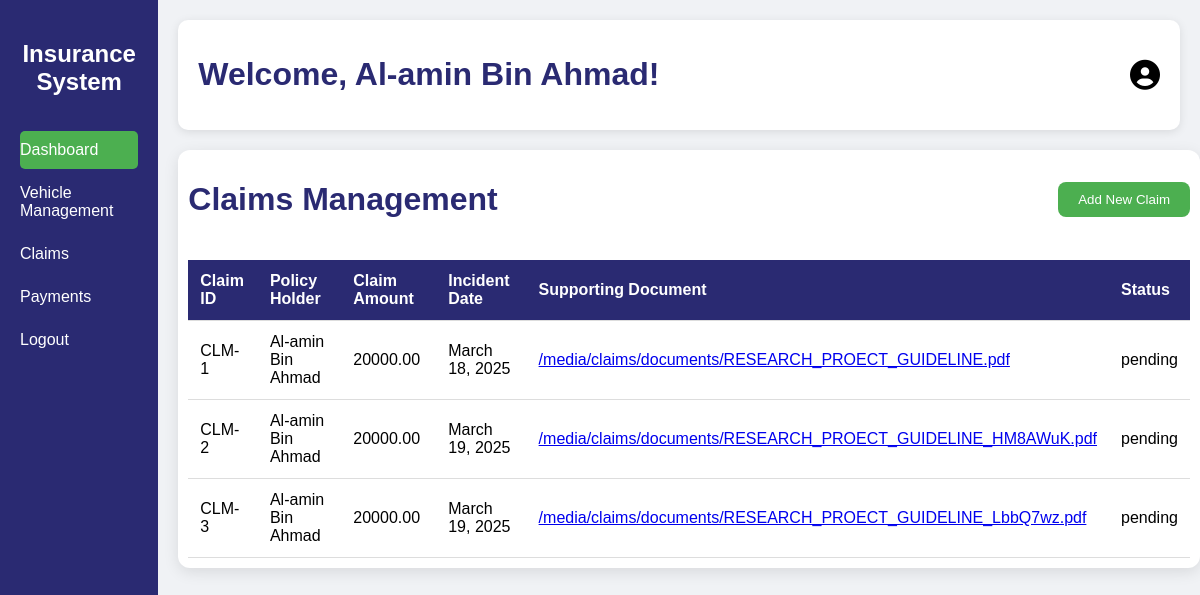
The page /claims/ (signed in) on the database as committed earlier.
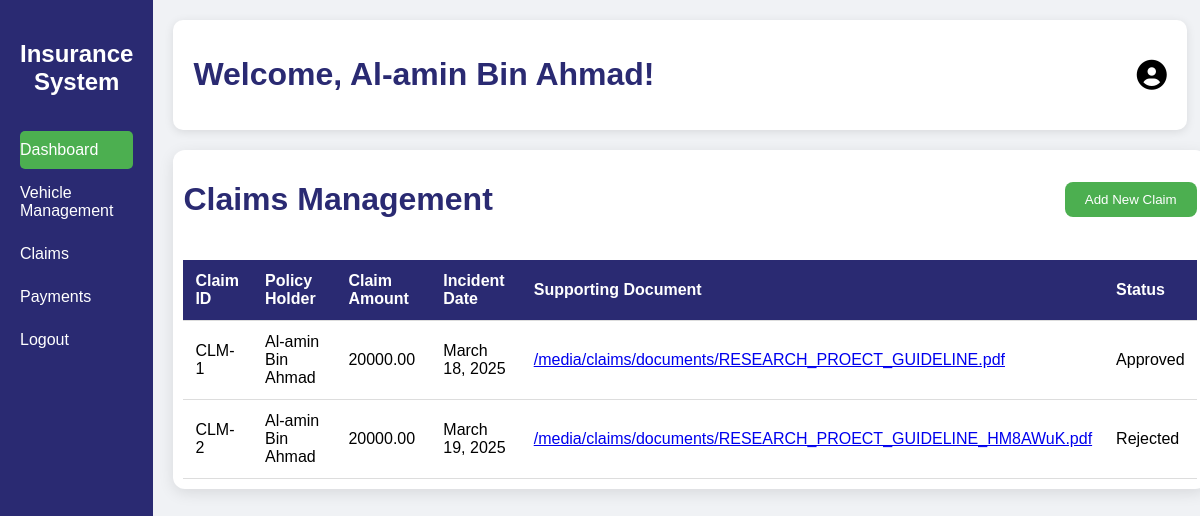
The same page on the database as committed later.
### CIApp/models.py (models this page shows, shortened)
class Claim(models.Model):
    STATUS_CHOICES = [
        ('pending', 'Pending'),
        ('approved', 'Approved'),
        ('rejected', 'Rejected'),
    ]
    user = models.ForeignKey(User, on_delete=models.CASCADE)
    policy = models.ForeignKey(InsurancePolicy, on_delete=models.CASCADE)
    vehicle = models.ForeignKey(Vehicle, on_delete=models.CASCADE)
    incident_date = models.DateField()
    claim_amount = models.DecimalField(max_digits=10, decimal_places=2)
    status = models.CharField(max_length=20, choices=STATUS_CHOICES, default='pending')
    supporting_documents = models.FileField(upload_to='claims/documents/', blank=True, null=True)

### CIApp/views.py (the view)
# urls.py: path('claims/', views.claims, name="claims"),
@login_required(login_url='/login')
def claims(request):
    current_user = request.user
    claims = Claim.objects.filter(user=current_user)
    a_claims = Claim.objects.all()
    context = {
        "user": current_user,
        "claims": claims,
        "a_claims": a_claims
    }
    return render(request, 'claims.html', context)

### templates/claims.html (shortened to what this page needs)
{% extends "base.html" %}
{% load static %}
{% block Css %}
<link rel="stylesheet" href="{% static 'css/claims.css' %}">
{% endblock %}
{% block content %}
<div class="claims-container">
    <header>
        <h1>Claims Management</h1>
        <a href="/add-claims/"><button class="btn-add">Add New Claim</button></a>
    </header>
    <table>
        <thead>
            <tr>
                <th>Claim ID</th>
                <th>Policy Holder</th>
                <th>Claim Amount</th>
                <th>Incident Date</th>
                <th>Supporting Document</th>
                <th>Status</th>
            </tr>
        </thead>
        {% if user.is_superuser %}
        <tbody>
            {% if a_claims %}
            {% for claim in a_claims %}
            <tr id="claim-row-{{claim.id}}">
                <td>CLM-{{claim.id}}</td>
                <td>{{claim.user.first_name}}</td>
                <td>{{claim.claim_amount}}</td>
                <td>{{claim.incident_date}}</td>
                <td><a href="{{claim.supporting_documents.url}}">{{claim.supporting_documents.url}}</a></td>
                <td class="claim-status">{{claim.status}}</td>
                {% if user.is_superuser %}
                <td>
                    <button class="btn-approve" data-id="{{claim.id}}">Approve</button>
                    <button class="btn-reject" data-id="{{claim.id}}">Reject</button>
                    <button class="btn-delete" data-id="{{claim.id}}">Delete</button>
                </td>
                {% endif %}
            </tr>
            {% endfor %}
            {% else %}
            <tr>
                <td>###</td>
                <td>No data</td>
                <td>No data</td>
                <td>No data</td>
                <td>No data</td>
                <td>No data</td>
                {% if user.is_superuser %}
                <td>
                    <button style="opacity: .3;" class="btn-approve" disabled>Approve</button>
                    <button style="opacity: .3;" class="btn-reject" disabled>Reject</button>
                    <button style="opacity: .3;" class="btn-delete">Delete</button>
                </td>
                {% endif %}
            </tr>
            {% endif %}
        </tbody>
        {% else %}
        <tbody>
            {% if claims %}
            {% for claim in claims %}
            <tr id="claim-row-{{claim.id}}">
                <td>CLM-{{claim.id}}</td>
                <td>{{claim.user.first_name}}</td>
                <td>{{claim.claim_amount}}</td>
                <td>{{claim.incident_date}}</td>
                <td><a href="{{claim.supporting_documents.url}}">{{claim.supporting_documents.url}}</a></td>
                <td class="claim-status">{{claim.status}}</td>
            </tr>
            {% endfor %}
            {% endif %}
        </tbody>
        {% endif %}
    </table>
</div>
{% endblock %}

Rows that differ between the two databases and show on the page:
removed Claim: id "3", user.first_name "Al-amin Bin Ahmad", claim_amount "20000.00", incident_date "March 19, 2025", supporting_documents "/media/claims/documents/RESEARCH_PROECT_GUIDELINE_LbbQ7wz.pdf", status "pending"
changed Claim "/media/claims/documents/RESEARCH_PROECT_GUIDELINE.pdf": status "pending" → "Approved"
changed Claim "/media/claims/documents/RESEARCH_PROECT_GUIDELINE_HM8AWuK.pdf": status "pending" → "Rejected"
